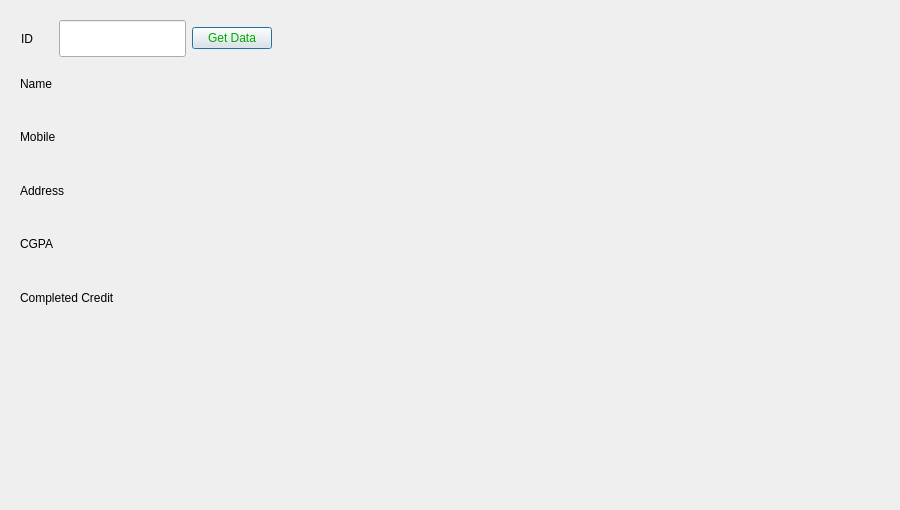
<?xml version="1.0" encoding="UTF-8"?>
<ui version="4.0">
 <class>retrive</class>
 <widget class="QDialog" name="retrive">
  <property name="geometry">
   <rect>
    <x>0</x>
    <y>0</y>
    <width>900</width>
    <height>510</height>
   </rect>
  </property>
  <property name="minimumSize">
   <size>
    <width>900</width>
    <height>510</height>
   </size>
  </property>
  <property name="maximumSize">
   <size>
    <width>900</width>
    <height>510</height>
   </size>
  </property>
  <property name="windowTitle">
   <string>Dialog</string>
  </property>
  <property name="styleSheet">
   <string notr="true">background-image: url(:/Database/background.jpg);</string>
  </property>
  <widget class="QWidget" name="layoutWidget">
   <property name="geometry">
    <rect>
     <x>21</x>
     <y>20</y>
     <width>251</width>
     <height>37</height>
    </rect>
   </property>
   <layout class="QHBoxLayout" name="horizontalLayout_7">
    <item>
     <layout class="QHBoxLayout" name="horizontalLayout">
      <item>
       <widget class="QLabel" name="label_id">
        <property name="sizePolicy">
         <sizepolicy hsizetype="Preferred" vsizetype="Preferred">
          <horstretch>1</horstretch>
          <verstretch>0</verstretch>
         </sizepolicy>
        </property>
        <property name="styleSheet">
         <string notr="true">color: rgb(0, 0, 0);
font: 15pt &quot;Impact&quot;;</string>
        </property>
        <property name="text">
         <string>ID</string>
        </property>
       </widget>
      </item>
      <item>
       <widget class="QLineEdit" name="lineEdit_id">
        <property name="sizePolicy">
         <sizepolicy hsizetype="Expanding" vsizetype="Preferred">
          <horstretch>4</horstretch>
          <verstretch>0</verstretch>
         </sizepolicy>
        </property>
        <property name="styleSheet">
         <string notr="true">color: rgb(0, 0, 0);
font: 75 16pt &quot;MS Shell Dlg 2&quot;;</string>
        </property>
       </widget>
      </item>
     </layout>
    </item>
    <item>
     <widget class="QPushButton" name="pushButton">
      <property name="styleSheet">
       <string notr="true">font: 16pt &quot;Impact&quot;;
color: rgb(0, 170, 0);</string>
      </property>
      <property name="text">
       <string>Get Data</string>
      </property>
     </widget>
    </item>
   </layout>
  </widget>
  <widget class="QWidget" name="layoutWidget">
   <property name="geometry">
    <rect>
     <x>20</x>
     <y>60</y>
     <width>581</width>
     <height>261</height>
    </rect>
   </property>
   <layout class="QVBoxLayout" name="verticalLayout">
    <item>
     <layout class="QHBoxLayout" name="horizontalLayout_2">
      <item>
       <widget class="QLabel" name="label_name">
        <property name="sizePolicy">
         <sizepolicy hsizetype="Preferred" vsizetype="Preferred">
          <horstretch>1</horstretch>
          <verstretch>0</verstretch>
         </sizepolicy>
        </property>
        <property name="styleSheet">
         <string notr="true">color: rgb(0, 0, 0);
font: 15pt &quot;Impact&quot;;</string>
        </property>
        <property name="text">
         <string>Name</string>
        </property>
       </widget>
      </item>
      <item>
       <widget class="QLabel" name="NAME_label">
        <property name="sizePolicy">
         <sizepolicy hsizetype="Preferred" vsizetype="Preferred">
          <horstretch>3</horstretch>
          <verstretch>0</verstretch>
         </sizepolicy>
        </property>
        <property name="styleSheet">
         <string notr="true">color: rgb(0, 0, 0);
font: 75 14pt &quot;MS Shell Dlg 2&quot;;</string>
        </property>
        <property name="text">
         <string/>
        </property>
       </widget>
      </item>
     </layout>
    </item>
    <item>
     <layout class="QHBoxLayout" name="horizontalLayout_3">
      <item>
       <widget class="QLabel" name="label_mobile">
        <property name="sizePolicy">
         <sizepolicy hsizetype="Preferred" vsizetype="Preferred">
          <horstretch>1</horstretch>
          <verstretch>0</verstretch>
         </sizepolicy>
        </property>
        <property name="styleSheet">
         <string notr="true">color: rgb(0, 0, 0);
font: 15pt &quot;Impact&quot;;</string>
        </property>
        <property name="text">
         <string>Mobile</string>
        </property>
       </widget>
      </item>
      <item>
       <widget class="QLabel" name="MOBILE_label">
        <property name="sizePolicy">
         <sizepolicy hsizetype="Preferred" vsizetype="Preferred">
          <horstretch>3</horstretch>
          <verstretch>0</verstretch>
         </sizepolicy>
        </property>
        <property name="styleSheet">
         <string notr="true">color: rgb(0, 0, 0);
font: 75 14pt &quot;MS Shell Dlg 2&quot;;</string>
        </property>
        <property name="text">
         <string/>
        </property>
       </widget>
      </item>
     </layout>
    </item>
    <item>
     <layout class="QHBoxLayout" name="horizontalLayout_4">
      <item>
       <widget class="QLabel" name="label_address">
        <property name="sizePolicy">
         <sizepolicy hsizetype="Preferred" vsizetype="Preferred">
          <horstretch>1</horstretch>
          <verstretch>0</verstretch>
         </sizepolicy>
        </property>
        <property name="styleSheet">
         <string notr="true">color: rgb(0, 0, 0);
font: 15pt &quot;Impact&quot;;</string>
        </property>
        <property name="text">
         <string>Address </string>
        </property>
       </widget>
      </item>
      <item>
       <widget class="QLabel" name="ADDRESS_label">
        <property name="sizePolicy">
         <sizepolicy hsizetype="Preferred" vsizetype="Preferred">
          <horstretch>3</horstretch>
          <verstretch>0</verstretch>
         </sizepolicy>
        </property>
        <property name="styleSheet">
         <string notr="true">color: rgb(0, 0, 0);
font: 75 14pt &quot;MS Shell Dlg 2&quot;;</string>
        </property>
        <property name="text">
         <string/>
        </property>
       </widget>
      </item>
     </layout>
    </item>
    <item>
     <layout class="QHBoxLayout" name="horizontalLayout_5">
      <item>
       <widget class="QLabel" name="label_cgpa">
        <property name="sizePolicy">
         <sizepolicy hsizetype="Preferred" vsizetype="Preferred">
          <horstretch>1</horstretch>
          <verstretch>0</verstretch>
         </sizepolicy>
        </property>
        <property name="styleSheet">
         <string notr="true">color: rgb(0, 0, 0);
font: 15pt &quot;Impact&quot;;</string>
        </property>
        <property name="text">
         <string>CGPA</string>
        </property>
       </widget>
      </item>
      <item>
       <widget class="QLabel" name="CGPA_label">
        <property name="sizePolicy">
         <sizepolicy hsizetype="Preferred" vsizetype="Preferred">
          <horstretch>3</horstretch>
          <verstretch>0</verstretch>
         </sizepolicy>
        </property>
        <property name="styleSheet">
         <string notr="true">color: rgb(0, 0, 0);
font: 75 14pt &quot;MS Shell Dlg 2&quot;;</string>
        </property>
        <property name="text">
         <string/>
        </property>
       </widget>
      </item>
     </layout>
    </item>
    <item>
     <layout class="QHBoxLayout" name="horizontalLayout_6">
      <item>
       <widget class="QLabel" name="label_credit">
        <property name="sizePolicy">
         <sizepolicy hsizetype="Preferred" vsizetype="Preferred">
          <horstretch>1</horstretch>
          <verstretch>0</verstretch>
         </sizepolicy>
        </property>
        <property name="styleSheet">
         <string notr="true">color: rgb(0, 0, 0);
font: 15pt &quot;Impact&quot;;</string>
        </property>
        <property name="text">
         <string>Completed Credit</string>
        </property>
       </widget>
      </item>
      <item>
       <widget class="QLabel" name="CC_label">
        <property name="sizePolicy">
         <sizepolicy hsizetype="Preferred" vsizetype="Preferred">
          <horstretch>3</horstretch>
          <verstretch>0</verstretch>
         </sizepolicy>
        </property>
        <property name="styleSheet">
         <string notr="true">color: rgb(0, 0, 0);
font: 75 14pt &quot;MS Shell Dlg 2&quot;;</string>
        </property>
        <property name="text">
         <string/>
        </property>
       </widget>
      </item>
     </layout>
    </item>
   </layout>
  </widget>
 </widget>
 <resources/>
 <connections/>
</ui>
